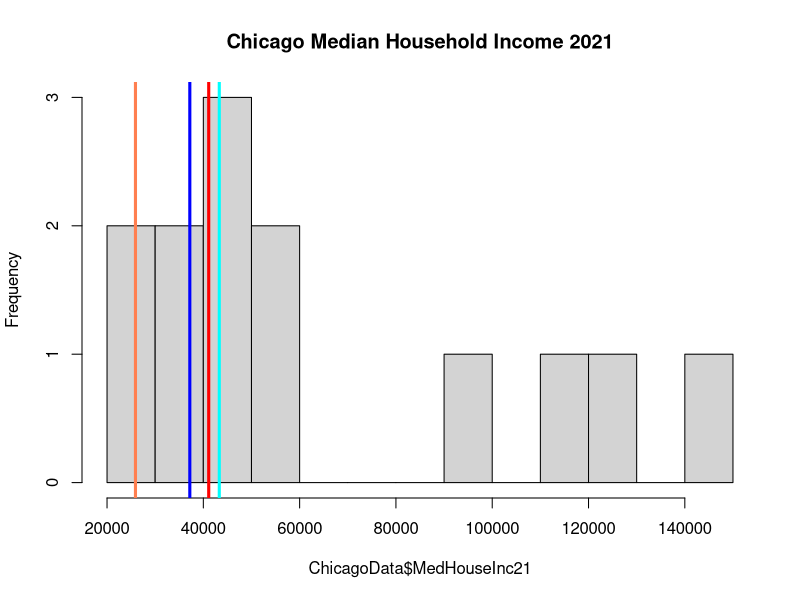
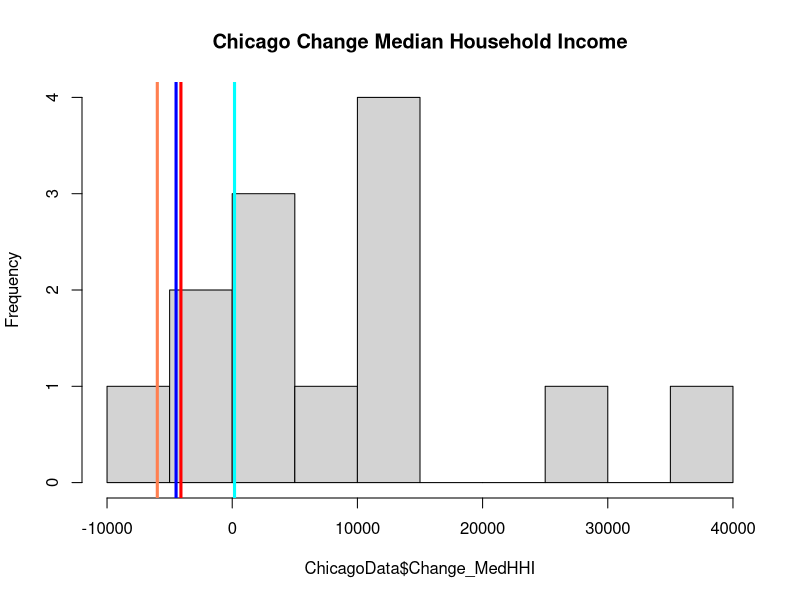
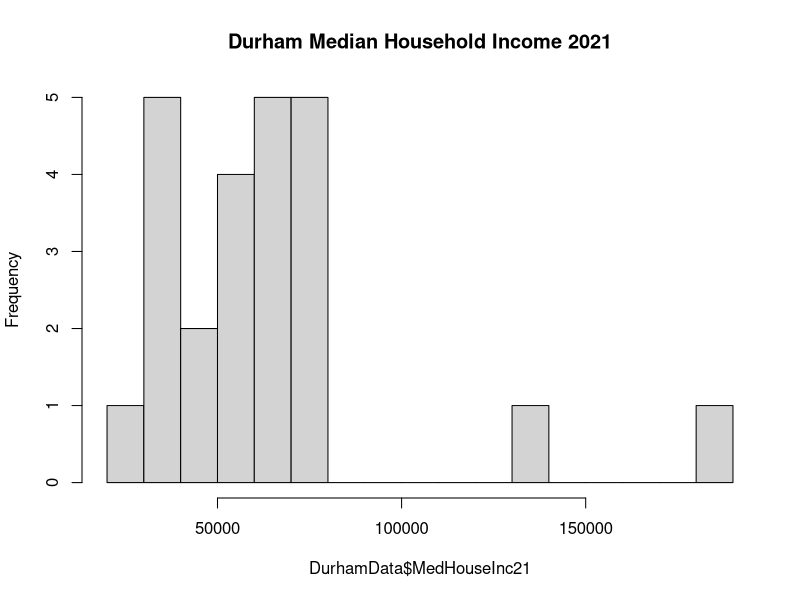
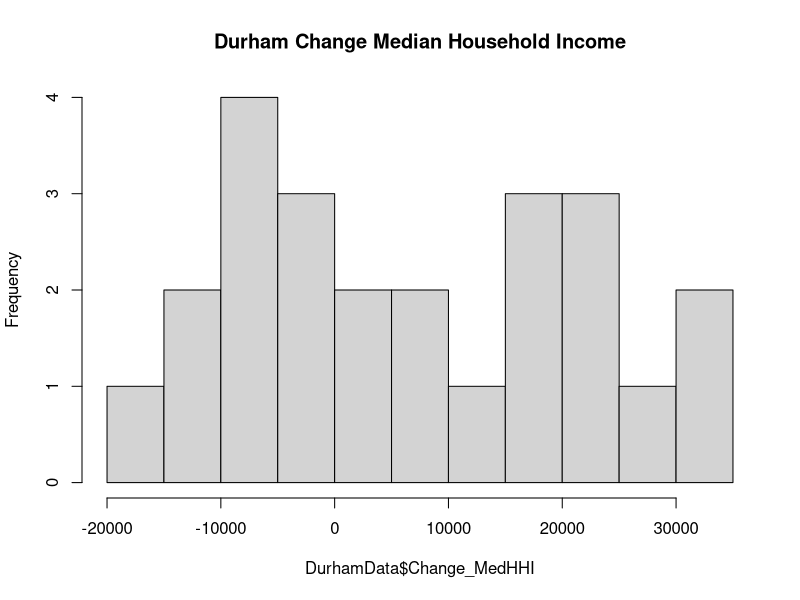
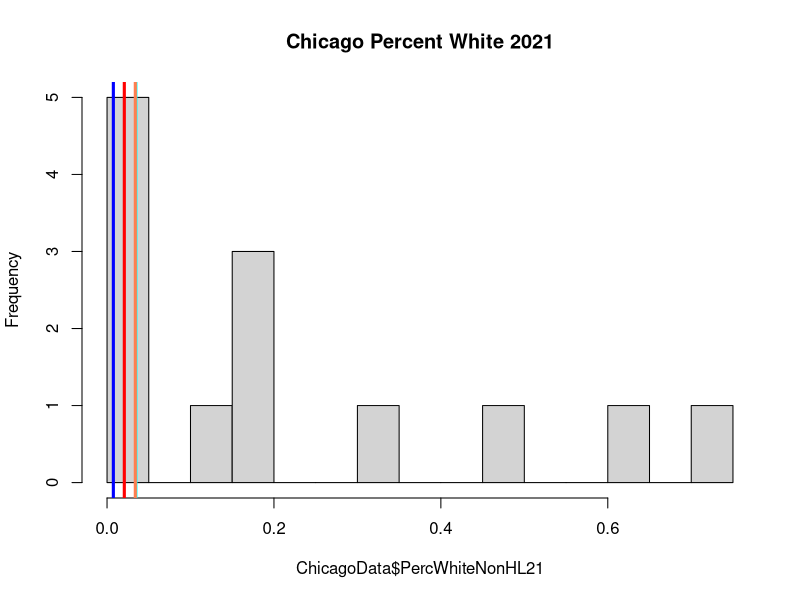
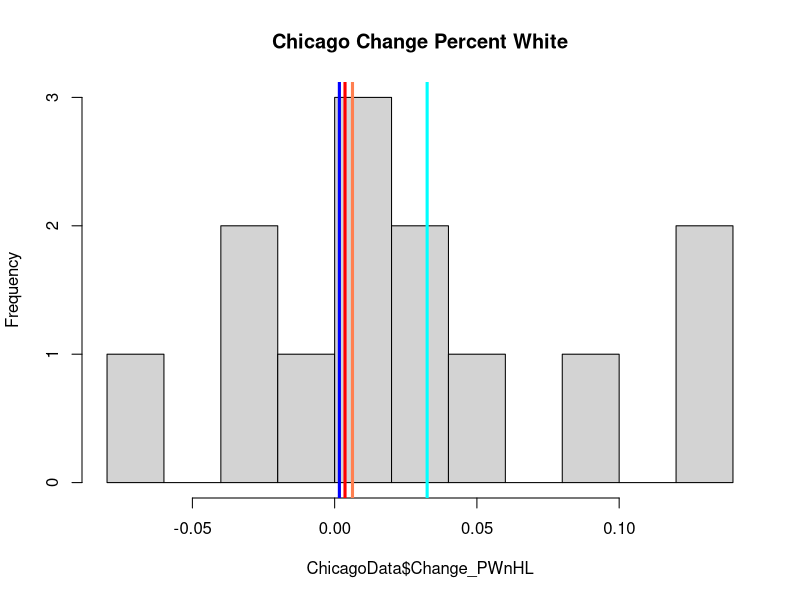
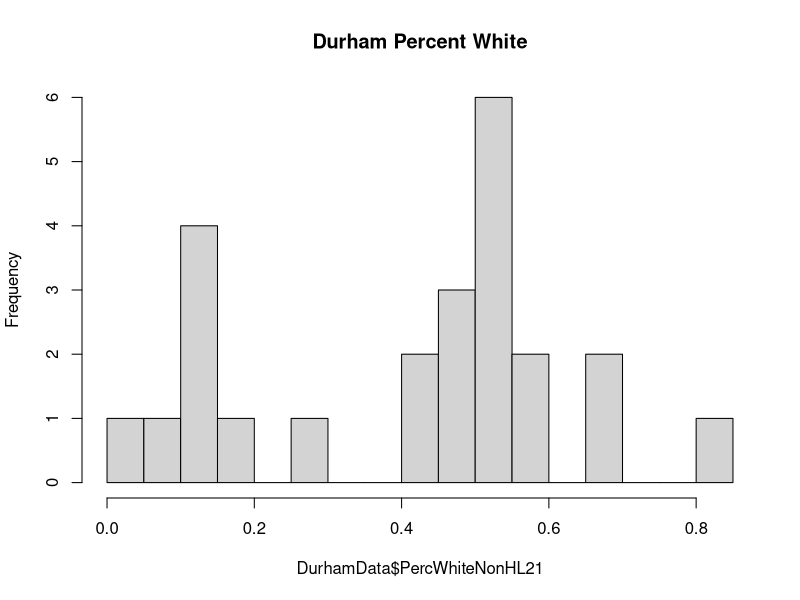
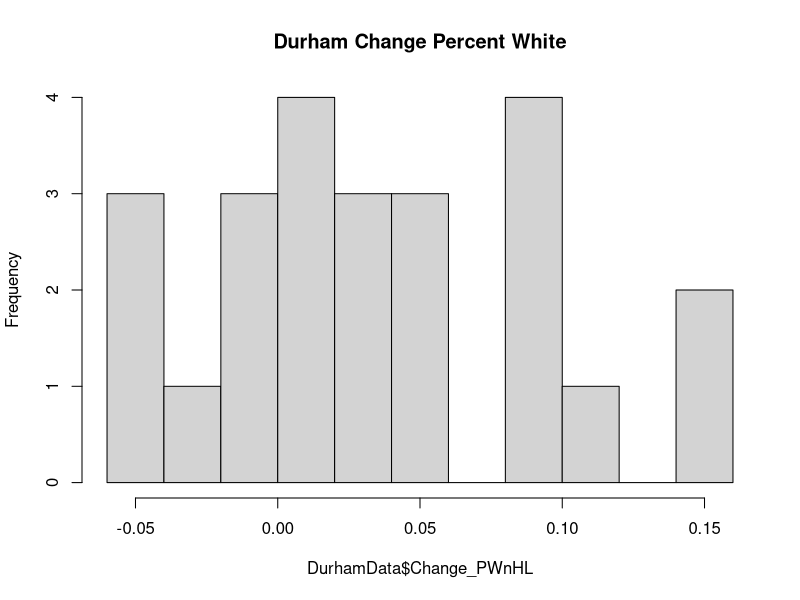

These figures' R source, in order:
## ---- chunk 1
knitr::opts_chunk$set(echo = TRUE)
## ---- chunk 2

ChicagoData <- read.csv("./ChicagoSegmentData.csv")
DurhamData <- read.csv("./DurhamSegmentData.csv")


## ---- chunk 3
ChiCaseStudyData1 <- ChicagoData[ChicagoData$Segment %in% c(57, 16),] #blues
ChiCaseStudyData2 <- ChicagoData[ChicagoData$Segment %in% c(244, 49),] #reds

#############Median Household Income
hist(ChicagoData$MedHouseInc21, breaks = 15, main="Chicago Median Household Income 2021")
abline(v=ChiCaseStudyData1$MedHouseInc21[1], col="cyan", lwd=3)
abline(v=ChiCaseStudyData1$MedHouseInc21[2], col="blue", lwd=3)
abline(v=ChiCaseStudyData2$MedHouseInc21[1], col="coral", lwd=3) #244
abline(v=ChiCaseStudyData2$MedHouseInc21[2], col="red", lwd=3) #49

hist(ChicagoData$Change_MedHHI, breaks = 10, main="Chicago Change Median Household Income")
abline(v=ChiCaseStudyData1$Change_MedHHI[1], col="cyan", lwd=3)
abline(v=ChiCaseStudyData1$Change_MedHHI[2], col="blue", lwd=3)
abline(v=ChiCaseStudyData2$Change_MedHHI[1], col="coral", lwd=3)
abline(v=ChiCaseStudyData2$Change_MedHHI[2], col="red", lwd=3)

hist(DurhamData$MedHouseInc21, breaks = 20, main="Durham Median Household Income 2021")
hist(DurhamData$Change_MedHHI, breaks = 10, main="Durham Change Median Household Income")


#############Percent White non-HL
hist(ChicagoData$PercWhiteNonHL21, breaks = 15, main="Chicago Percent White 2021")
abline(v=ChiCaseStudyData1$PercWhiteNonHL21[1], col="cyan", lwd=3)
abline(v=ChiCaseStudyData1$PercWhiteNonHL21[2], col="blue", lwd=3)
abline(v=ChiCaseStudyData2$PercWhiteNonHL21[1], col="coral", lwd=3)
abline(v=ChiCaseStudyData2$PercWhiteNonHL21[2], col="red", lwd=3)
hist(ChicagoData$Change_PWnHL, breaks = 10, main="Chicago Change Percent White")
abline(v=ChiCaseStudyData1$Change_PWnHL[1], col="cyan", lwd=3)
abline(v=ChiCaseStudyData1$Change_PWnHL[2], col="blue", lwd=3)
abline(v=ChiCaseStudyData2$Change_PWnHL[1], col="coral", lwd=3)
abline(v=ChiCaseStudyData2$Change_PWnHL[2], col="red", lwd=3)


hist(DurhamData$PercWhiteNonHL21, breaks = 20, main="Durham Percent White")
hist(DurhamData$Change_PWnHL, breaks = 10, main="Durham Change Percent White")


###################Average Percent Renter
hist(ChicagoData$Avg_PRent, breaks = 10, main="Chicago Avg Percent Renter")
abline(v=ChiCaseStudyData1$Avg_PRent[1], col="cyan", lwd=3)
abline(v=ChiCaseStudyData1$Avg_PRent[2], col="blue", lwd=3)
abline(v=ChiCaseStudyData2$Avg_PRent[1], col="coral", lwd=3)
abline(v=ChiCaseStudyData2$Avg_PRent[2], col="red", lwd=3)

hist(DurhamData$Avg_PRent, breaks = 10, main="Durham Avg Percent Renter")


####################Average Recent Movers
hist(ChicagoData$Avg_Rmov, breaks = 10, main="Chicago Avg Percent Recent Movers")
abline(v=ChiCaseStudyData1$Avg_Rmov[1], col="cyan", lwd=3)
abline(v=ChiCaseStudyData1$Avg_Rmov[2], col="blue", lwd=3)
abline(v=ChiCaseStudyData2$Avg_Rmov[1], col="coral", lwd=3)
abline(v=ChiCaseStudyData2$Avg_Rmov[2], col="red", lwd=3)

hist(DurhamData$Avg_Rmov, breaks = 10, main="Durham Avg Percent Recent Movers")


######################SVI
hist(ChicagoData$SVI, breaks = 10, main="Chicago SVI")
abline(v=ChiCaseStudyData1$SVI[1], col="cyan", lwd=3)
abline(v=ChiCaseStudyData1$SVI[2], col="blue", lwd=3)
abline(v=ChiCaseStudyData2$SVI[1], col="coral", lwd=3)
abline(v=ChiCaseStudyData2$SVI[2], col="red", lwd=3)

hist(DurhamData$SVI, breaks = 10, main="Durham SVI")


####################Construction
hist(ChicagoData$AllConst_since11, breaks = 10, main="Chicago All Construction")
abline(v=ChiCaseStudyData1$AllConst_since11[1], col="cyan", lwd=3)
abline(v=ChiCaseStudyData1$AllConst_since11[2], col="blue", lwd=3)
abline(v=ChiCaseStudyData2$AllConst_since11[1], col="coral", lwd=3)
abline(v=ChiCaseStudyData2$AllConst_since11[2], col="red", lwd=3)

hist(DurhamData$NumConst_since11, breaks = 10, main="Durham Construction since 2011")
hist(DurhamData$NumReno_since11, breaks = 10, main="Durham Renovation since 2011")
